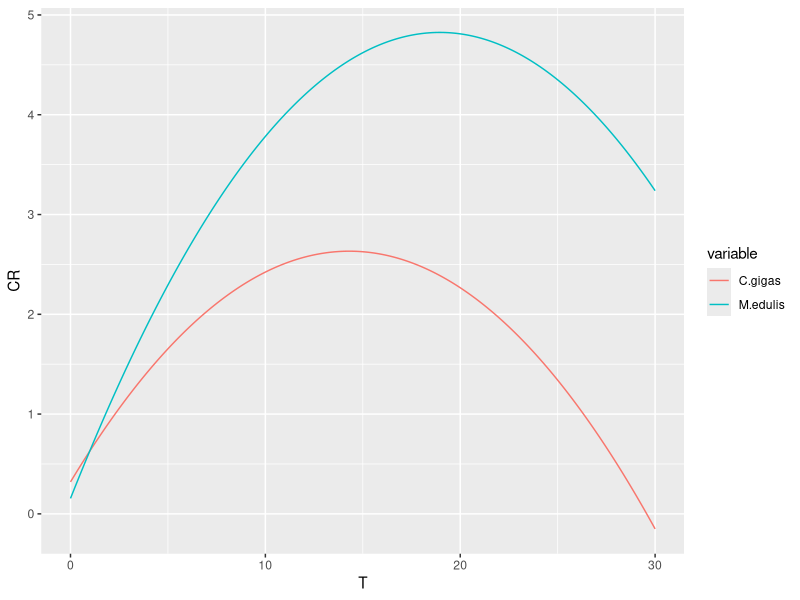
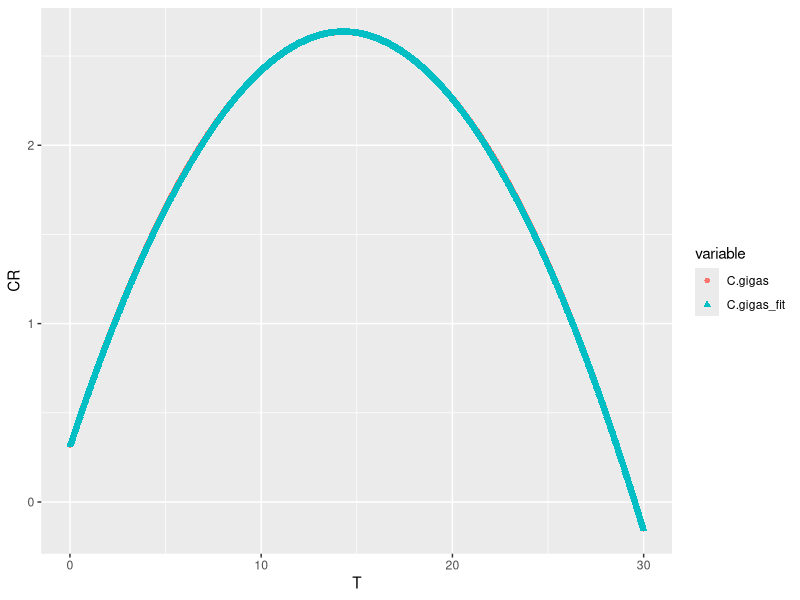

These charts were generated, in order, by the following R code:
## ---- chunk 1
library(ggplot2)
library(reshape2)

options(scipen=999)

knitr::opts_knit$set(root.dir = '../')

op = function(x, d=0) sprintf(paste0("%1.",d,"f"), x) 


## ---- chunk 2

T<-seq(0,30,0.01)
M.edulis<- 4.825-(0.013 *(T-18.954)^2)
C.gigas<-0.320 + (0.3233*T) + (-0.0113*T^2)

data<-melt(data=data.frame(T=T,C.gigas=C.gigas,M.edulis=M.edulis),id.vars='T')

ggplot(data,aes(x=T,y=value))+geom_line(aes(colour=variable))+ylab('CR')

#define a function with the same structure as M.edulis relationship

CRfunc<-function(max,grad,inflec,T){
  max-(grad*(T-inflec)^2)
}

#fit the C.gigas model to it...

X<-nls(Cgig~CRfunc(m,g,i,T),data=data.frame(T=T,Cgig=jitter(C.gigas,factor=0.1)),start=list(m=2.65,g=0.0115,i=14.1))

C.gigas_fit<-predict(X)

#plot to compare the two (they are both there, right on top of each other...)
data2<-melt(data=data.frame(T=T,C.gigas=C.gigas,C.gigas_fit=C.gigas_fit),id.vars='T')

ggplot(data2,aes(x=T,y=value))+geom_point(aes(color=variable,shape=variable))+ylab('CR')


